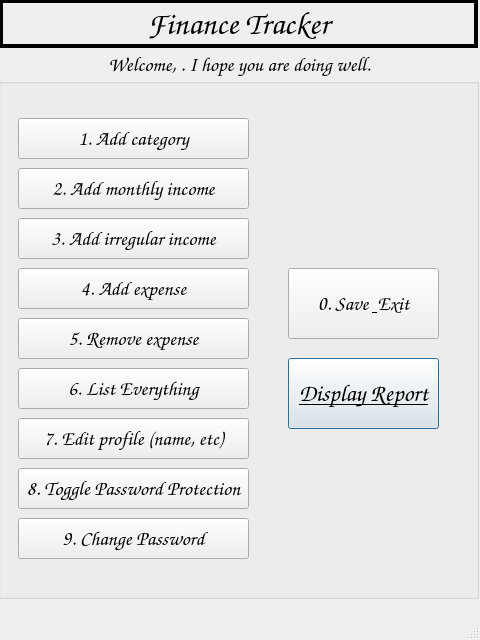
<?xml version="1.0" encoding="UTF-8"?>
<ui version="4.0">
 <class>MainWindow</class>
 <widget class="QMainWindow" name="MainWindow">
  <property name="geometry">
   <rect>
    <x>0</x>
    <y>0</y>
    <width>480</width>
    <height>640</height>
   </rect>
  </property>
  <property name="windowTitle">
   <string>MainWindow</string>
  </property>
  <widget class="QWidget" name="centralwidget">
   <widget class="QWidget" name="widget" native="true">
    <property name="geometry">
     <rect>
      <x>-1</x>
      <y>-31</y>
      <width>481</width>
      <height>631</height>
     </rect>
    </property>
    <property name="font">
     <font>
      <family>Comic Sans MS</family>
      <pointsize>15</pointsize>
     </font>
    </property>
    <property name="cursor">
     <cursorShape>CrossCursor</cursorShape>
    </property>
    <widget class="QLabel" name="titleLabel">
     <property name="geometry">
      <rect>
       <x>0</x>
       <y>30</y>
       <width>479</width>
       <height>49</height>
      </rect>
     </property>
     <property name="font">
      <font>
       <family>Comic Sans MS</family>
       <pointsize>24</pointsize>
       <bold>true</bold>
      </font>
     </property>
     <property name="cursor">
      <cursorShape>CrossCursor</cursorShape>
     </property>
     <property name="frameShape">
      <enum>QFrame::Shape::Box</enum>
     </property>
     <property name="frameShadow">
      <enum>QFrame::Shadow::Plain</enum>
     </property>
     <property name="lineWidth">
      <number>4</number>
     </property>
     <property name="text">
      <string>Finance Tracker</string>
     </property>
     <property name="alignment">
      <set>Qt::AlignmentFlag::AlignCenter</set>
     </property>
    </widget>
    <widget class="QLabel" name="subtitleLabel">
     <property name="geometry">
      <rect>
       <x>10</x>
       <y>80</y>
       <width>461</width>
       <height>31</height>
      </rect>
     </property>
     <property name="text">
      <string>Welcome, &lt;user&gt;. I hope you are doing well.</string>
     </property>
     <property name="alignment">
      <set>Qt::AlignmentFlag::AlignCenter</set>
     </property>
    </widget>
    <widget class="QGroupBox" name="groupBox">
     <property name="geometry">
      <rect>
       <x>-1</x>
       <y>109</y>
       <width>481</width>
       <height>521</height>
      </rect>
     </property>
     <property name="title">
      <string/>
     </property>
     <widget class="QPushButton" name="btnAddCategory">
      <property name="geometry">
       <rect>
        <x>20</x>
        <y>40</y>
        <width>231</width>
        <height>41</height>
       </rect>
      </property>
      <property name="text">
       <string>1. Add category</string>
      </property>
     </widget>
     <widget class="QPushButton" name="btnAddMonthlyIncome">
      <property name="geometry">
       <rect>
        <x>20</x>
        <y>90</y>
        <width>231</width>
        <height>41</height>
       </rect>
      </property>
      <property name="text">
       <string>2. Add monthly income</string>
      </property>
     </widget>
     <widget class="QPushButton" name="btnAddIrregularIncome">
      <property name="geometry">
       <rect>
        <x>20</x>
        <y>140</y>
        <width>231</width>
        <height>41</height>
       </rect>
      </property>
      <property name="text">
       <string>3. Add irregular income</string>
      </property>
     </widget>
     <widget class="QPushButton" name="btnAddExpense">
      <property name="geometry">
       <rect>
        <x>20</x>
        <y>190</y>
        <width>231</width>
        <height>41</height>
       </rect>
      </property>
      <property name="text">
       <string>4. Add expense</string>
      </property>
     </widget>
     <widget class="QPushButton" name="btnRemoveExpense">
      <property name="geometry">
       <rect>
        <x>20</x>
        <y>240</y>
        <width>231</width>
        <height>41</height>
       </rect>
      </property>
      <property name="text">
       <string>5. Remove expense</string>
      </property>
     </widget>
     <widget class="QPushButton" name="btnListAll">
      <property name="geometry">
       <rect>
        <x>20</x>
        <y>290</y>
        <width>231</width>
        <height>41</height>
       </rect>
      </property>
      <property name="text">
       <string>6. List Everything</string>
      </property>
     </widget>
     <widget class="QPushButton" name="btnEditProfile">
      <property name="geometry">
       <rect>
        <x>20</x>
        <y>340</y>
        <width>231</width>
        <height>41</height>
       </rect>
      </property>
      <property name="text">
       <string>7. Edit profile (name, etc)</string>
      </property>
     </widget>
     <widget class="QPushButton" name="btnTogglePassword">
      <property name="geometry">
       <rect>
        <x>20</x>
        <y>390</y>
        <width>231</width>
        <height>41</height>
       </rect>
      </property>
      <property name="text">
       <string>8. Toggle Password Protection</string>
      </property>
     </widget>
     <widget class="QPushButton" name="btnChangePassword">
      <property name="geometry">
       <rect>
        <x>20</x>
        <y>440</y>
        <width>231</width>
        <height>41</height>
       </rect>
      </property>
      <property name="text">
       <string>9. Change Password</string>
      </property>
     </widget>
     <widget class="QPushButton" name="btnExit">
      <property name="geometry">
       <rect>
        <x>290</x>
        <y>190</y>
        <width>151</width>
        <height>71</height>
       </rect>
      </property>
      <property name="text">
       <string>0. Save &amp; Exit</string>
      </property>
     </widget>
     <widget class="QPushButton" name="btnShowReport">
      <property name="geometry">
       <rect>
        <x>290</x>
        <y>280</y>
        <width>151</width>
        <height>71</height>
       </rect>
      </property>
      <property name="font">
       <font>
        <family>Comic Sans MS</family>
        <pointsize>18</pointsize>
        <bold>true</bold>
        <underline>true</underline>
       </font>
      </property>
      <property name="autoFillBackground">
       <bool>false</bool>
      </property>
      <property name="text">
       <string>Display Report</string>
      </property>
      <property name="autoDefault">
       <bool>false</bool>
      </property>
      <property name="default">
       <bool>true</bool>
      </property>
     </widget>
    </widget>
   </widget>
  </widget>
  <widget class="QStatusBar" name="statusbar"/>
 </widget>
 <resources/>
 <connections/>
</ui>
